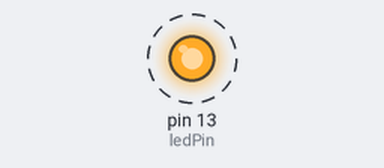
Recording of a sketch running on a simulated Arduino Uno, built with avr-gcc and run on an emulated ATmega328P. Parts: output pins drawn as LEDs (lit = HIGH). Dashed ring = blinking.

Above: at 0.5 s.
Timing chart, 0 to 4.6 s (numbered marks = the images above):
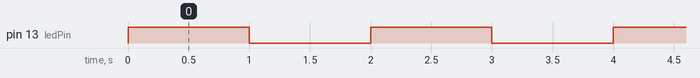

The sketch:

valid_20241029193754_gpt4o.ino
```cpp
#include <Arduino.h>

// Define pin numbers
const int ledPin = 13; // Pin connected to an LED

// Setup function runs once when you press reset or power the board
void setup() {
  // Initialize the digital pin as an output.
  pinMode(ledPin, OUTPUT);
}

// Loop function runs over and over again forever
void loop() {
  // Turn the LED on
  digitalWrite(ledPin, HIGH);
  delay(1000); // Wait for a second

  // Turn the LED off
  digitalWrite(ledPin, LOW);
  delay(1000); // Wait for a second
}
```

Measured:
- by itself, pin 13 (ledPin): alternates HIGH for 1.0 s and LOW for 1.0 s
